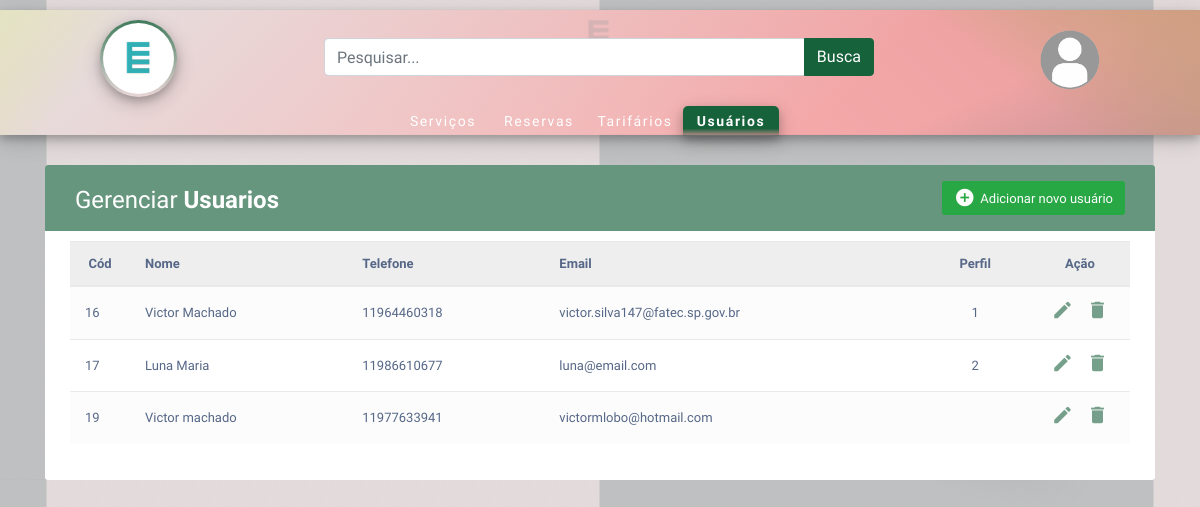
Screenshot of /?controller=UsuariosController&method=listar with the database file from the repository.
### tables this page shows
CREATE TABLE `tb_usuarios` (
  `id_usuario` int(10) UNSIGNED NOT NULL,
  `ds_nome` varchar(80) NOT NULL,
  `nr_telefone` varchar(20) DEFAULT NULL,
  `ds_email` varchar(80) DEFAULT NULL,
  `ds_senha` varchar(255) NOT NULL,
  `nr_cpf` varchar(14) NOT NULL,
  `id_perfil` int(11) DEFAULT NULL
);

### Controller.php (called while the page is built, shortened)
<?php
class Controller
{
    public function view($arquivo, $array = null)
    {
        include "{$arquivo}.php";
    }
}

### UsuariosController.php (called while the page is built, shortened)
<?php
class UsuariosController extends Controller
{
    public function listar()
    {
        $usuarios = Usuario::all();
        return $this->view('grade_usuario', ['usuarios' => $usuarios]);
    }
}

### Usuario.php (called while the page is built, shortened)
<?php
class Usuario
{
    private $atributos;
    public function __set(string $atributo, $valor)
    {
        $this->atributos[$atributo] = $valor;
        return $this;
    }
    public function __get(string $atributo)
    {
        return $this->atributos[$atributo];
    }
    public static function all()
    {
        $conexao = Conexao::getInstance();
        $stmt    = $conexao->prepare("SELECT * FROM tb_usuarios;");
        $result  = array();
        if ($stmt->execute()) {
            while ($rs = $stmt->fetchObject(Usuario::class)) {
                $result[] = $rs;
            }
        }
        if (count($result) > 0) {
            return $result;
        }
        return false;
    }
}

### grade_usuario.php (the view)
<div class="menuUsuarios">
    <div class="menuInterior">
        <div class="logo">
            <a href="index.php">
                <div class="brand_logo_container">
                    <img src ="css/images/logo-radio.png" class="brand_logo">
                </div>
            </a>
        </div>
        <div class="busca">
            <div class="input-group">
                <input type="text" class="form-control" placeholder="Pesquisar..." aria-label="O que você está procurando?" aria-describedby="button-addon2">
                <div class="input-group-append">
                    <a href="request.php" class="btn btn-primary">Busca</a>
                </div>
            </div>
        </div>
        <div class="btnLogin">
            <a href="login.html">
                <img src="css/images/user_icon.png">
            </a>
        </div>
        <div class="menuprodutos">
            <ul>
                <li><a href="?controller=ServicoController&method=listar">Serviços</a></li>
                <li><a href="?controller=ReservaController&method=listar">Reservas</a></li>
                <li><a href="?controller=TarifarioController&method=listar">Tarifários</a></li>
                <div class="menupicked">
                    <li><a href="?controller=UsuariosController&method=listar">Usuários</a></li>
                </div>
            </ul>
        </div>
    </div>
</div>
<div class="container">
    <div class="table-responsive">
        <div class="table-wrapper">
            <div class="table-title">
                <div class="row">
                    <div class="col-md-6">
                        <h2 class="table-subtitle">Gerenciar <b>Usuarios</b></h2>
                    </div>
                    <div class="col-md-6 text-right">
                        <a href="?controller=UsuariosController&method=criar" class="btn btn-success"><i class="material-icons">&#xE147;</i>
                            <span>Adicionar novo usuário</span></a>
                    </div>
                </div>
            </div>
            <table class="table table-striped table-hover">
                <thead>
                    <tr>
                        <th class="centerCheck">Cód</th>
                        <th>Nome</th>
                        <th>Telefone</th>
                        <th>Email</th>
                        <th class="centerCheck">Perfil</th>
                        <th class="centerCheck">Ação</th>
                    </tr>
                </thead>
                <tbody>
                    <?php
                    if ($usuarios) {
                        foreach ($usuarios as $usuario) {
                            ?>
                            <tr>
                                <td><?php echo $usuario->id_usuario; ?></td>
                                <td><?php echo $usuario->ds_nome; ?></td>
                                <td><?php echo $usuario->nr_telefone; ?></td>
                                <td><?php echo $usuario->ds_email; ?></td>
                                <td class="centerCheck"><?php echo $usuario->id_perfil; ?></td>
                                <td class="centerCheck">
                                    <a href="?controller=UsuariosController&method=editar&id=<?php echo $usuario->id_usuario; ?>" class="edit" data-toggle="modal"><i class="material-icons" data-toggle="tooltip" title="Editar">&#xE254;</i></a>
                                    <a href="?controller=UsuariosController&method=excluir&id=<?php echo $usuario->id_usuario; ?>" class="edit" data-toggle="modal"><i class="material-icons" data-toggle="tooltip" title="Editar">delete</i></a>
                                </td>
                            </tr>
                            <?php
                        }
                    } else {
                        ?>
                        <tr>
                            <td colspan="5">Nenhum registro encontrado</td>
                        </tr>
                        <?php
                    }
                    ?>
                </tbody>
            </table>
        </div>
    </div>
</div>

### index.php (shortened to what this page needs)
<!DOCTYPE html>
<html lang='pt-br'>
        <link rel="stylesheet" href="https://use.fontawesome.com/releases/v5.6.1/css/all.css">
        <link rel="stylesheet" href="https://cdn.jsdelivr.net/npm/bootstrap@4.6.0/dist/css/bootstrap.min.css">
        <link rel="stylesheet" type="text/css" href="css/indexStyle.css">
    <body class="teste">
        <?php
        if ($_GET) {
            $controller = isset($_GET['controller']) ? ((class_exists($_GET['controller'])) ? new $_GET['controller'] : NULL ) : null;
            $method = isset($_GET['method']) ? $_GET['method'] : null;
            if ($controller && $method) {
                if (method_exists($controller, $method)) {
                    $parameters = $_GET;
                    unset($parameters['controller']);
                    unset($parameters['method']);
                    call_user_func(array($controller, $method), $parameters);
                } else {
                    echo "Método não encontrado!";
                }
            } else {
                echo "Controller não encontrado!";
            }
        }
        ?>
    </body>
</html>

### css/indexStyle.css (style rules this page uses)
html, body { color: #566787; font-family: 'Varela Round', sans-serif; padding: 0; margin: 0; background-color: ghostwhite; background: linear-gradient(rgba(246, 247, 249, 0.6), rgba(246, 247, 249, 0.6)), url("images/Background.png"); background-position: bottom; }
.menuInterior { width: 100%; margin: auto; }
.logo { display: inline-block; width: 10%; margin-top: 10px; }
.busca { display: inline-block; width: 60%; margin-left: 80px; }
.btnLogin { float: right; padding-top: 20px; display: inline-block; margin-right: 0px; }
.btnLogin img { width: 60px; height: 60px; }
.menuprodutos { margin-top: 0.9%; height: 40px; width: 80%; margin-left: 295px; }
.menuprodutos ul { margin: 0px; padding: 0px; list-style: none; display:block; }
.menuprodutos li { height: 30px; float: left; line-height: 30px; padding-left: 8px; padding-right:8px; width: 12%; text-align: center }
.menuprodutos li a { text-decoration: none; color: #fff; font-size: 14px; letter-spacing: .1rem; }
.brand_logo_container { position: center; height: 77px; width: 77px; top: -25px; border-radius: 50%; background-image: linear-gradient(rgba(22,98,59,0.8), rgba(221,221,221,0.02)); padding: 3px; box-shadow: 0 4px 8px 0 rgba(0, 0, 0, 0.2), 0 6px 20px 0 rgba(0, 0, 0, 0.19); }
.brand_logo { position: relative; height: 75px; width: 75px; border-radius: 50%; border: 2px; max-width:100%; max-height:100%; }
.btn-primary { background-color: #16623B; border-color: #16623B; }
.menupicked li { background-image: linear-gradient(#16623B, #16623B, #16623B, #16623B, rgba(0, 0, 0, 0.2)); border-top-right-radius: 5px; border-top-left-radius: 5px; color: ghostwhite; }
.menuUsuarios { height: 125px; width: 100%; background-image: linear-gradient(135deg, rgba(221, 221, 221, .8), rgba(255,0,0,0.3) 70.71%), linear-gradient(225deg, rgba(221,221,221,.8), rgba(255,255,255,0.2) 70.71%), linear-gradient(217deg, rgba(0,255,0,.8), rgba(0,255,0,0) 20.71%), linear-gradient(127deg, rgba(255, 255, 0,.8), rgba(255, 255, 0,0) 10.71%), linear-gradient(336deg, rgba(52, 177, 182,0.8), rgba(52, 177, 182,0) 20.71%); box-shadow: 0 4px 8px 0 rgba(0, 0, 0, 0.2), 0 6px 20px 0 rgba(0, 0, 0, 0.19); margin-top: 10px; }
.menuInterior { width: 1000px; margin: auto; }
.logo { display: inline-block; width: 100px; margin-top: 10px; }
.busca { display: inline-block; width: 55%; margin-left: 120px; }
.brand_logo { position: center; height: 75px; width: 75px; border-radius: 50% ; border: 2px; max-width:100%; max-height:100%; }
.menupicked li { background-image: linear-gradient(#16623B, #16623B, #16623B, #16623B, rgba(0, 0, 0, 0.2)); border-top-right-radius: 5px; border-top-left-radius: 5px; color: ghostwhite; font-weight: bold; box-shadow: 0 4px 8px 0 rgba(0, 0, 0, 0.2), 0 6px 20px 0 rgba(0, 0, 0, 0.19); }
.table-responsive { margin: 30px 0; }
.table-wrapper { min-width: 1000px; background: #fff; padding: 20px 25px; border-radius: 3px; box-shadow: 0 1px 1px rgba(0,0,0,.05); }
th { background:#eee; }
.table-title { padding-bottom: 15px; background: #67967e; color: #fff; padding: 16px 30px; margin: -20px -25px 10px; border-radius: 3px 3px 0 0; }
.table-title h2 { margin: 5px 0 0; font-size: 24px; }
.table-title .btn { color: #fcfcfc; font-size: 13px; border: none; min-width: 50px; border-radius: 3px; border: none; outline: none !important; margin-left: 10px; }
.table-title .btn i { float: left; font-size: 21px; margin-right: 5px; }
.table-title .btn span { float: left; margin-top: 2px; }
table.table tr th, table.table tr td { color: #566787; border-color: #e9e9e9; padding: 12px 15px; vertical-align: middle; text-align: absolute; font-size: 13px; }
table.table tr th:first-child { width: 60px; }
table.table tr th:last-child { width: 100px; }
table.table-striped tbody tr:nth-of-type(odd) { background-color: #fcfcfc; }
table.table td:last-child i { opacity: 0.9; font-size: 22px; margin: 0 5px; }
table.table td a { font-weight: bold; color: #566787; display: inline-block; text-decoration: none; outline: none !important; }
table.table td a.edit { color: #67967e; }
table.table td i { font-size: 19px; }
.centerCheck { text-align: center; vertical-align: middle; }

### rows the page displays
tb_usuarios: id_usuario "16", ds_nome "Victor Machado", nr_telefone "11964460318", ds_email "victor.silva147@fatec.sp.gov.br", id_perfil "1"
tb_usuarios: id_usuario "17", ds_nome "Luna Maria", nr_telefone "11986610677", ds_email "luna@email.com", id_perfil "2"
tb_usuarios: id_usuario "19", ds_nome "Victor machado", nr_telefone "11977633941", ds_email "victormlobo@hotmail.com"
